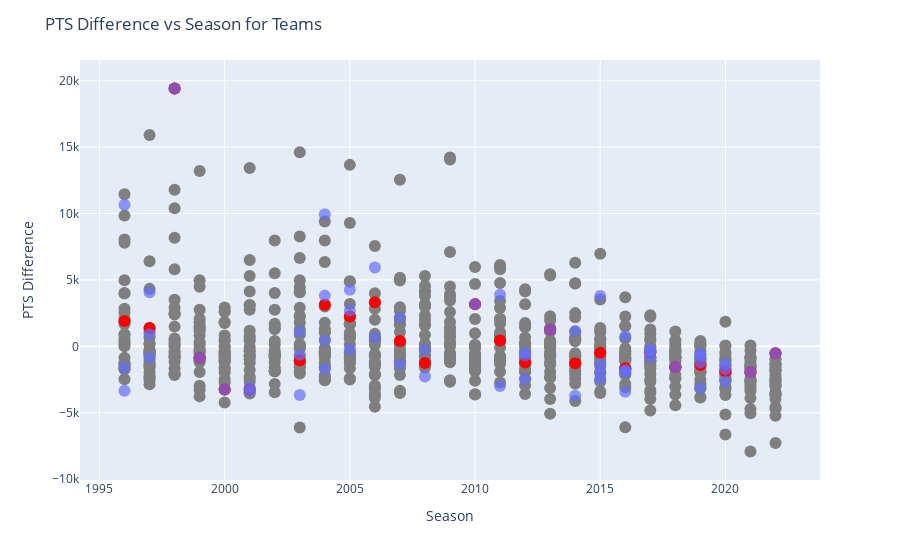

Source (notebook cell):
### Code cell
hover_template_team_season = Template('<b>{{team_name}}</b><br><br>'
                          'Season: {{season}} <br>' +
                          '{{selected_stat}} diff to avg players: {{diff}}<br>' +
                          '{{selected_stat}}: {{stat}} <br><extra></extra>')

# change all relevant_stat ranks to 'Not Ranked' if the value is NaN in the df_career_na_filled dataframe
for stat in relevant_stats:
    df_career_na_filled.loc[df_career_na_filled[stat + '_rank'].isna(), stat + '_rank'] = 'Not Ranked'

# create a scatter plot with the average of each team for each season. The seasons should be the x axis and the selected relevant stat differences should be the y axis
def create_team_scatter(selected_stat, selected_team, show_players):
    # add grey dots for all teams
    fig = px.scatter(df_team_avg_by_season, x='Season', y=f'{selected_stat}_diff', hover_name='Tm',
                        hover_data={'Tm': True, selected_stat: True, f'{selected_stat}_diff': True},
                        color_discrete_sequence=['#7F7F7F'])
    
    # add a red dot for all stats of the selected team
    fig.add_trace(px.scatter(df_team_avg_by_season[df_team_avg_by_season['Tm'] == selected_team], x='Season', y=f'{selected_stat}_diff', hover_name='Tm',
                                hover_data={'Tm': True, selected_stat: True, f'{selected_stat}_diff': True},
                                color_discrete_sequence=['red']).data[0])
    
    # styling the figure
    fig.update_traces(hovertemplate=hover_template_team_season.render(team_name='%{hovertext}',
        season='%{x}',
        diff='%{y:.2f}',
        stat='%{customdata[1]:.2f}',
        selected_stat=selected_stat))
    
    if show_players:
        # add a blue dot for each player of the selected team
        fig.add_trace(px.scatter(df_career_na_filled[df_career_na_filled['Tm'] == selected_team], x='Season', y=f'{selected_stat}_diff', hover_name='Player',
                                    hover_data={'Player': True, selected_stat: True, f'{selected_stat}_diff': True, f'{selected_stat}_rank': True, 'Pk': True},
                                    color_discrete_sequence=['#636EFA']).data[0])
        # make blue dots semi-transparent
        fig.update_traces(marker=dict(size=12, opacity=0.7), showlegend=False, selector=dict(marker_color='#636EFA'))
    
    # add hover info for the blue dots
    fig.update_traces(hovertemplate=hover_template_player.render(player_name='%{hovertext}',
        pick='%{customdata[3]}',
        season='%{x}',
        selected_stat=selected_stat,
        diff='%{y:.2f}',
        rank='%{customdata[2]}',
        raw_stat='%{customdata[1]:.2f}'),
        selector=dict(marker_color='#636EFA'))

    
    fig.update_traces(marker=dict(size=12), showlegend=False)
    fig.update_layout(title=f'{selected_stat} Difference vs Season for Teams',
                      xaxis_title='Season', yaxis_title=f'{selected_stat} Difference')
    fig.show()

# create a dropdown widget with all relevant stats
stat_dropdown_team_scatter = widgets.Dropdown(
    options=relevant_stats,
    description='Select Stat:',
    disabled=False,
)

# create a dropdown widget with all teams
team_dropdown_team_scatter = widgets.Dropdown(
    options=df_team_avg_by_season['Tm'].unique().tolist(),
    description='Select Team:',
    disabled=False,
)

# create a checkbox widget to toggle between showing players or not
player_checkbox_team_scatter = widgets.Checkbox(
    value=True,
    description='Show Players selected by Team',
    disabled=False,
    indent=False
)

# Define the output area to display the scatter plot
output_team_scatter = widgets.Output()

# Observe changes in the value of the dropdown and call the function
def on_value_change_team_scatter(change):
    clear_output()
    output_team_scatter.clear_output()
    selected_stat = stat_dropdown_team_scatter.value
    selected_team = team_dropdown_team_scatter.value
    show_players = player_checkbox_team_scatter.value

    display(stat_dropdown_team_scatter)
    display(team_dropdown_team_scatter)
    display(player_checkbox_team_scatter)
    with output_team_scatter:
        create_team_scatter(selected_stat, selected_team, show_players)

stat_dropdown_team_scatter.observe(on_value_change_team_scatter, names='value')
team_dropdown_team_scatter.observe(on_value_change_team_scatter, names='value')
player_checkbox_team_scatter.observe(on_value_change_team_scatter, names='value')

# Display the dropdown and the output area
display(stat_dropdown_team_scatter)
display(team_dropdown_team_scatter)
display(player_checkbox_team_scatter)
display(output_team_scatter)

### Figure 1 — Plotly figure (JSON) as saved in the notebook; plotly's stock layout.template omitted (floating-point values rounded to 4 significant figures; data arrays with more than 128 entries replaced by an {"elided": "..."} marker saying what was removed)
{"data": [{"customdata": {"elided": "727x2 mixed values"}, "hovertemplate": "<b>%{hovertext}</b><br><br>Season: %{x} <br>PTS diff to avg players: %{y:.2f}<br>PTS: %{customdata[1]:.2f} <br><extra></extra>", "hovertext": {"elided": "727 str values"}, "legendgroup": "", "marker": {"color": "#7F7F7F", "size": 12, "symbol": "circle"}, "mode": "markers", "name": "", "orientation": "v", "showlegend": false, "type": "scatter", "x": {"elided": "727 int values"}, "xaxis": "x", "y": {"elided": "727 float values"}, "yaxis": "y"}, {"customdata": [["BOS", 5256.0], ["BOS", 3611], ["BOS", 26397], ["BOS", 0], ["BOS", 386], ["BOS", 269.5], ["BOS", 2165], ["BOS", 6417.0], ["BOS", 3888], ["BOS", 5410.0], ["BOS", 2118], ["BOS", 576], ["BOS", 7279], ["BOS", 2428.0], ["BOS", 969.7], ["BOS", 6993], ["BOS", 3180], ["BOS", 1913.0], ["BOS", 1915], ["BOS", 2784.0], ["BOS", 1534], ["BOS", 710], ["BOS", 791.3], ["BOS", 0], ["BOS", 19]], "hovertemplate": "<b>%{hovertext}</b><br><br>Season: %{x} <br>PTS diff to avg players: %{y:.2f}<br>PTS: %{customdata[1]:.2f} <br><extra></extra>", "hovertext": ["BOS", "BOS", "BOS", "BOS", "BOS", "BOS", "BOS", "BOS", "BOS", "BOS", "BOS", "BOS", "BOS", "BOS", "BOS", "BOS", "BOS", "BOS", "BOS", "BOS", "BOS", "BOS", "BOS", "BOS", "BOS"], "legendgroup": "", "marker": {"color": "red", "size": 12, "symbol": "circle"}, "mode": "markers", "name": "", "orientation": "v", "showlegend": false, "type": "scatter", "x": [1996, 1997, 1998, 1999, 2000, 2001, 2003, 2004, 2005, 2006, 2007, 2008, 2010, 2011, 2012, 2013, 2014, 2015, 2016, 2017, 2018, 2019, 2020, 2021, 2022], "xaxis": "x", "y": [1902.0, 1378.0, 19410, -861.9, -3247.0, -3245.0, -1065.0, 3126.0, 2246.0, 3310.0, 400.5, -1254.0, 3177.0, 442.7, -1223.0, 1268.0, -1278, -483.6, -1650.0, -465.9, -1576.0, -1410.0, -1901.0, -1932.0, -522.0], "yaxis": "y"}, {"customdata": {"elided": "59x4 mixed values"}, "hovertemplate": "<b>%{hovertext}</b><br><br>Pick: %{customdata[3]} (%{x}) <br>PTS Rank: %{customdata[2]} <br>PTS diff. to avg player at pick %{customdata[3]}: %{y:.2f}<br>Career PTS: %{customdata[1]:.2f}<br><extra></extra>", "hovertext": ["Antoine Walker", "Dontae' Jones", "Steve Hamer", "Ron Mercer", "Mark Blount", "Ben Pepper", "Paul Pierce", "Kris Clack", "Jérôme Moïso", "Kedrick Brown", "Joseph Forte", "Marcus Banks", "Kendrick Perkins", "Brandon Hunter", "Al Jefferson", "Delonte West", "Tony Allen", "Justin Reed", "Gerald Green", "Ryan Gomes", "Orien Greene", "Rajon Rondo", "Leon Powe", "Gabe Pruitt", "Glen Davis", "J.R. Giddens", "Henry Walker", "Avery Bradley", "JaJuan Johnson", "E'Twaun Moore", "Jared Sullinger", "Fab Melo", "Kris Joseph", "Kelly Olynyk", "Marcus Smart", "James Young", "Terry Rozier", "R.J. Hunter", "Jordan Mickey", "Marcus Thornton", "Jaylen Brown", "Guerschon Yabusele", "Rade Zagorac", "Demetrius Jackson", "Abdel Nader", "Jayson Tatum", "Semi Ojeleye", "Kadeem Allen", "Jabari Bird", "Robert Williams", "Romeo Langford", "Grant Williams", "Carsen Edwards", "Tremont Waters", "Aaron Nesmith", "Payton Pritchard", "Yam Madar", "Juhann Begarin", "JD Davison"], "legendgroup": "", "marker": {"color": "#636EFA", "opacity": 0.7, "size": 12, "symbol": "circle"}, "mode": "markers", "name": "", "orientation": "v", "showlegend": false, "type": "scatter", "x": [1996, 1996, 1996, 1997, 1997, 1997, 1998, 1999, 2000, 2001, 2001, 2003, 2003, 2003, 2004, 2004, 2004, 2004, 2005, 2005, 2005, 2006, 2006, 2007, 2007, 2008, 2008, 2010, 2011, 2011, 2012, 2012, 2012, 2013, 2014, 2014, 2015, 2015, 2015, 2015, 2016, 2016, 2016, 2016, 2016, 2017, 2017, 2017, 2017, 2018, 2019, 2019, 2019, 2019, 2020, 2020, 2020, 2021, 2022], "xaxis": "x", "y": [10670.0, -3352, -1607.0, 910.7, 4079.0, -855.1, 19410, -861.9, -3247.0, -3124.0, -3366, -3664.0, 1104.0, -635.1, 9940.0, 447.4, 3817.0, -1699.0, 2694.0, 4259.0, -215.0, 5941, 678.8, -1372.0, 2174.0, -2266.0, -241.5, 3177.0, -2996.0, 3881.0, -503, -2472.0, -694.3, 1268.0, 1160.0, -3716.0, 3782.0, -2444.0, -1340.0, -1932.0, -1801.0, -3413.0, -1937.0, -1884.0, 785.3, -364.1, -400.6, -283.0, -816.1, -1576.0, -3157.0, -705.2, -1225.0, -554.3, -2655.0, -1728.0, -1320.0, -1932.0, -522.0], "yaxis": "y"}], "layout": {"legend": {"tracegroupgap": 0}, "margin": {"t": 60}, "title": {"text": "PTS Difference vs Season for Teams"}, "xaxis": {"anchor": "y", "domain": [0, 1], "title": {"text": "Season"}}, "yaxis": {"anchor": "x", "domain": [0, 1], "title": {"text": "PTS Difference"}}}}
